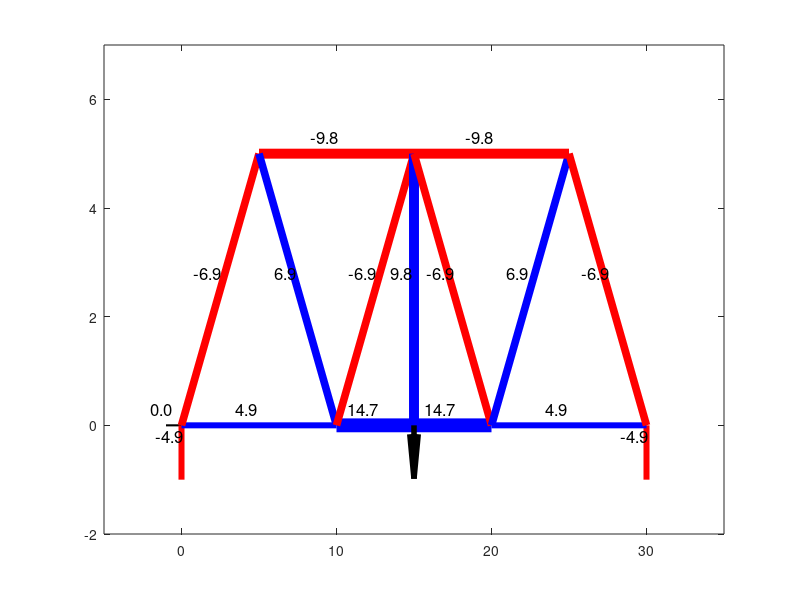

MATLAB code to generate this figure:
clear
close all
%Assume all force directions as tension



%Ax     Ay      Ey      AB      AH      HG      BH      BC      BG      CD      CG      GD      DF      GF       DE      EF
K=[
%joint A
-1      0       0       1     cosd(45)   0       0       0       0       0       0       0       0       0        0    0;  
0       -1      0       0     sind(45)     0       0       0       0       0       0       0       0        0      0     0;
%joint B
0       0       0        -1       0       0     -cosd(45)  1    cosd(45)  0       0       0        0       0        0    0;    
0       0      0        0         0       0      sind(45)  0     sind(45)  0       0       0        0       0        0    0; %=9.81
%joint C
0       0       0        0       0       0       0       -1        0       1       0       0        0       0       0    0; 
0       0       0        0       0       0       0       0         0       0       1       0        0       0       0    0;
%joint D
0       0       0        0       0       0       0       0           0       -1     0  -cosd(45)   cosd(45)   0     1      0  ;
0       0       0        0       0       0       0       0           0       0     0    sind(45)    sind(45)  0    0      0  ;
%joint E
0       0       0        0       0       0       0       0           0       0     0      0         0         0    -1     -cosd(45)  ;
0       0       -1        0       0       0       0       0           0       0     0      0         0         0    0      sind(45);
%joint F
0       0       0        0       0       0       0       0           0       0     0      0         -cosd(45)        -1    0    cosd(45)  ;
0       0       0        0       0       0       0       0           0       0     0      0         -sind(45)         0    0     -sind(45);
%joint G
0       0       0        0       0      -1       0       0      -cosd(45)    0      0   cosd(45)     0      1        0    0;
0       0       0        0       0       0       0       0      -sind(45)    0     -1   -sind(45)    0      0        0    0;
%joint H
0       0       0        0     -cosd(45)  1    cosd(45)   0       0       0       0       0        0       0        0    0;
0       0       0        0     -sind(45)  0   -sind(45)   0       0       0       0       0        0       0       0    0;
]; 


Eq=[
0    ;%Ax  
0    ;%Ay
0    ;%Bx 
0    ;%By
0    ;%Cx 
9.81   ;%Cy
0    ;%Dx
0   ;%Dy
0    ;%Ex
0    ;%Ey
0    ;%Fx
0    ;%Fy
0    ;%Gx
0    ;%Gy
0    ;%Hx
0    ;%Hy
];

F=K\Eq;

%Coordinates of nodes
Nodes =[ 
-1   0 ;%Ax0   1  
0   -1;%Ay0   2
30   -1;%Ey0   3 
0 0; %A    4
10 0; %B   5
15 0; %C  6
20 0; %D  7
30 0; %E  8
25 5; %F  9
15 5; %G  10
5  5; %H  11
];

%Indices of nodes conforming a member
Members=[
1   4    ;%Ax     
2   4    ;%Ay  
3   8    ;%Ey  
4   5    ;%AB  
4  11    ;%AH  
11    10    ;%HG
5    11    ;%BH
5    6    ;%BC
5    10    ;%BG
6    7    ;%CD
6    10    ;%CG
10    7    ;%GD
7    9    ;%DF
10      9    ;%GF
7      8    ;%DE
8      9    ;%EF
];




figure(2)

%Force limits
Fabs = abs(F);
Fmax = max(Fabs);


% Line thickness scaling
minW = 1.5;   % minimum line width
maxW = 10;     % maximum line width





for k = 1:size(Members,1)
        
        %Number of the first (i) and second (j) node of a member
        i = Members(k,1); 
        j = Members(k,2);

        %Coordinates of first (i) and second (j) node of a member
        x = [Nodes(i,1), Nodes(j,1)];
        y = [Nodes(i,2), Nodes(j,2)];

        %Coordinates of middle of member
        xm = (Nodes(i,1)+ Nodes(j,1))/2;
        ym = (Nodes(i,2)+ Nodes(j,2))/2;

    % --- 1. Scale thickness by absolute force ---
    lw = minW + (maxW - minW) * (Fabs(k)/Fmax);
    
    % --- 2. Scale color from red (-) to blue (+) ---
        % Map F(k) in range [-Fmax, Fmax] → color between red [1 0 0] and blue [0 0 1]
        %ratio = (F(k) + Fmax) / (2*Fmax);   % 0 = red, 1 = blue
        %color = [1-ratio, 0, ratio];        % RGB interpolation between red and blue
    
    % --- 2. color red (-) or blue (+) ---
        if F(k)<0;color = [1, 0, 0];  end
         if F(k)>0;color = [0, 0, 1];  end
        if F(k)==0;color = [0, 0, 0];  end
    
    plot(x, y, 'Color', color,'LineWidth', lw);
    text(xm-0.8, ym+0.3, sprintf('%.1f', F(k)), 'HorizontalAlignment', 'center', 'FontSize', 12);
    
    ylim([-2 7])
    xlim([-5 35])

hold on
end


%X forces
for k = 1:2:length(Eq) 

x0= Nodes(ceil(k/2)+3,1);
y0=Nodes(ceil(k/2)+3,2); %Adds 3 because nodes cooresponing to supports

dx= Eq(k)/10;
dy=0; 

%plot(Nodes(ceil(k/2)+3,1)+F(k),  Nodes(ceil(k/2)+3,2)  )

quiver(x0, y0, dx, dy, 0, 'MaxHeadSize', 0.5, ...
       'Color', 'k', 'LineWidth', 4);
end


%Y forces
for k = 2:2:length(Eq) 

x0= Nodes(ceil(k/2)+3,1);
y0=Nodes(ceil(k/2)+3,2); %Adds 3 because nodes cooresponing to supports

dx= 0;
dy=-Eq(k)/10; 

%plot(Nodes(ceil(k/2)+3,1)+F(k),  Nodes(ceil(k/2)+3,2)  )

quiver(x0, y0, dx, dy, 0, 'MaxHeadSize', 0.5, ...
       'Color', 'k', 'LineWidth', 4);
end




hold off
